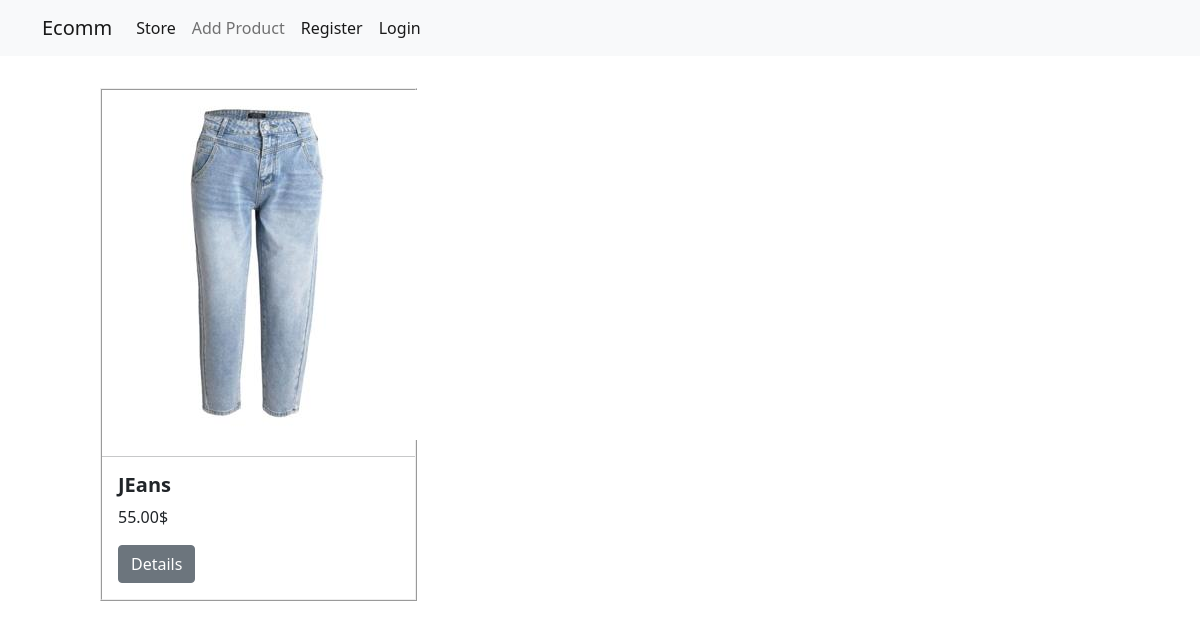
The app's page /, older data.
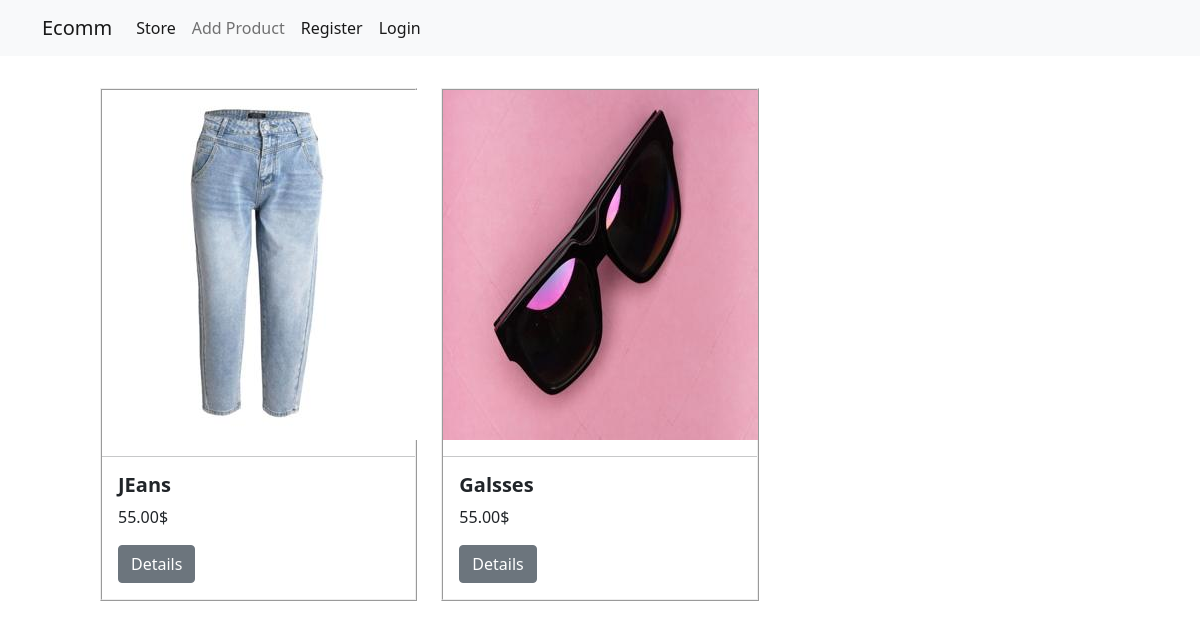
The same page, newer data.
### products/models.py (models this page shows, shortened)
class ProductCard(models.Model):
    product_image = models.ImageField(null=True, blank=True, upload_to="product_images/", default="default-product.png")
    title = models.CharField(max_length=150)
    description = models.TextField(max_length=500, null=True, blank=True)
    price = models.DecimalField(max_digits=5, decimal_places=2)
    created = models.DateTimeField(auto_now_add=True)
    is_shoe = models.BooleanField(default=True)
    is_cloth = models.BooleanField(default=True)
    class Meta:
        ordering = ['created']

### products/views.py (the view)
# urls.py: path('', include('products.urls')),
def products(request):
    products = ProductCard.objects.all()
    return render(request, 'products/products.html', {'products':products})

### products/templates/products/products.html
{% extends 'main.html' %}
{% load static %}
{%block content%}
<div class="row row-cols-1 row-cols-md-3 g-4">
    {%for product in products%}
    <div class="col">
        <div class="box">
            {%if product.product_image%}
                <img class="img" src="{{product.product_image.url}}" alt="">
            {%endif%}
            <hr>
            <div class="body">
              <h5 class="title"><strong>{{product.title}}</strong></h5>
              <p class="price">{{product.price}}$</p>
              <a href="{% url 'product-card' product.id %}" class="btn btn-secondary" id="details">Details</a>
            </div>
        </div>
    </div>
    {%endfor%}
    </div>
{%endblock%}

### templates/main.html (shortened to what this page needs)
{%load static%}
<!DOCTYPE html>
<html lang="en">
<head>
    <link href="https://cdn.jsdelivr.net/npm/bootstrap@5.1.3/dist/css/bootstrap.min.css" rel="stylesheet">
    <link rel="stylesheet" type="text/css" href="{% static 'css/style.css' %}">
</head>
<body>
    {%include 'navbar.html'%}
    <div class="wrapper">
        {%block content%}
        {%endblock%}
    </div>
</body>
</html>

### templates/navbar.html (shortened to what this page needs)
{%load static%}
<nav class="navbar navbar-expand-lg navbar-light bg-light">
    <div class="container">
      <a class="navbar-brand" href="#">Ecomm</a>
      <div class="collapse navbar-collapse" id="navbarNav">
        <ul class="navbar-nav">
          <li class="nav-item">
            <a class="nav-link active" aria-current="page" href="{%url 'products'%}">Store</a>
          </li>
          <li>
            <a class="nav-link " aria-current="page" href="{%url 'create-card'%}">Add Product</a>
          </li>
          {%if not user.is_authenticated%}
          <li>
            <a class="nav-link active" aria-current="page" href="{%url 'register'%}">Register</a>
          </li>
          <li>
            <a class="nav-link active" aria-current="page" href="{%url 'login'%}">Login</a>
          </li>
          {%endif%}
        </ul>
      </div>
    </div>
  </nav>

### static/css/style.css (style rules this page uses)
.wrapper { margin: 0 auto; width: 1000px; }
.box { margin-top: 2rem; border-style: ridge; border-width: 2px; }
.box a { margin-bottom: 1rem; }
.title { margin-left: 1rem; }
.price { margin-left: 1rem; }
#details { margin-left: 1rem; }

Row changes from the older to the newer data that the page shows:
added ProductCard: product_image (picture), title "Galsses", price "55.00"
